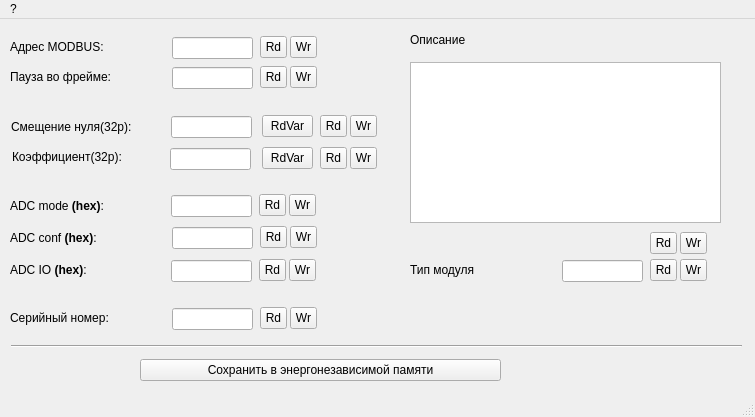
<?xml version="1.0" encoding="UTF-8"?>
<ui version="4.0">
 <class>fmVConf</class>
 <widget class="QMainWindow" name="fmVConf">
  <property name="geometry">
   <rect>
    <x>0</x>
    <y>0</y>
    <width>755</width>
    <height>417</height>
   </rect>
  </property>
  <property name="windowTitle">
   <string>Настройки милливольтметра </string>
  </property>
  <widget class="QWidget" name="centralwidget">
   <widget class="QLineEdit" name="leAddrMB">
    <property name="geometry">
     <rect>
      <x>172</x>
      <y>18</y>
      <width>81</width>
      <height>22</height>
     </rect>
    </property>
    <property name="font">
     <font>
      <pointsize>9</pointsize>
     </font>
    </property>
   </widget>
   <widget class="QLabel" name="label_16">
    <property name="geometry">
     <rect>
      <x>10</x>
      <y>20</y>
      <width>111</width>
      <height>16</height>
     </rect>
    </property>
    <property name="font">
     <font>
      <pointsize>9</pointsize>
     </font>
    </property>
    <property name="text">
     <string>Адрес MODBUS:</string>
    </property>
   </widget>
   <widget class="QToolButton" name="tbAddrMBWr">
    <property name="geometry">
     <rect>
      <x>290</x>
      <y>17</y>
      <width>27</width>
      <height>22</height>
     </rect>
    </property>
    <property name="text">
     <string>Wr</string>
    </property>
   </widget>
   <widget class="QToolButton" name="tbAddrMBRd">
    <property name="geometry">
     <rect>
      <x>260</x>
      <y>17</y>
      <width>27</width>
      <height>22</height>
     </rect>
    </property>
    <property name="text">
     <string>Rd</string>
    </property>
   </widget>
   <widget class="QToolButton" name="tbthrATRd">
    <property name="geometry">
     <rect>
      <x>260</x>
      <y>47</y>
      <width>27</width>
      <height>22</height>
     </rect>
    </property>
    <property name="text">
     <string>Rd</string>
    </property>
   </widget>
   <widget class="QToolButton" name="tbthrATWr">
    <property name="geometry">
     <rect>
      <x>290</x>
      <y>47</y>
      <width>27</width>
      <height>22</height>
     </rect>
    </property>
    <property name="text">
     <string>Wr</string>
    </property>
   </widget>
   <widget class="QLineEdit" name="lethrAT">
    <property name="geometry">
     <rect>
      <x>172</x>
      <y>48</y>
      <width>81</width>
      <height>22</height>
     </rect>
    </property>
    <property name="font">
     <font>
      <pointsize>9</pointsize>
     </font>
    </property>
   </widget>
   <widget class="QLabel" name="label_17">
    <property name="geometry">
     <rect>
      <x>10</x>
      <y>50</y>
      <width>131</width>
      <height>16</height>
     </rect>
    </property>
    <property name="font">
     <font>
      <pointsize>9</pointsize>
     </font>
    </property>
    <property name="text">
     <string>Пауза во фрейме:</string>
    </property>
   </widget>
   <widget class="QToolButton" name="tbConfRd">
    <property name="geometry">
     <rect>
      <x>260</x>
      <y>207</y>
      <width>27</width>
      <height>22</height>
     </rect>
    </property>
    <property name="text">
     <string>Rd</string>
    </property>
   </widget>
   <widget class="QToolButton" name="tbConfWr">
    <property name="geometry">
     <rect>
      <x>290</x>
      <y>207</y>
      <width>27</width>
      <height>22</height>
     </rect>
    </property>
    <property name="text">
     <string>Wr</string>
    </property>
   </widget>
   <widget class="QLineEdit" name="leConf">
    <property name="geometry">
     <rect>
      <x>172</x>
      <y>208</y>
      <width>81</width>
      <height>22</height>
     </rect>
    </property>
    <property name="font">
     <font>
      <pointsize>9</pointsize>
     </font>
    </property>
   </widget>
   <widget class="QLabel" name="label_18">
    <property name="geometry">
     <rect>
      <x>10</x>
      <y>211</y>
      <width>121</width>
      <height>16</height>
     </rect>
    </property>
    <property name="font">
     <font>
      <pointsize>9</pointsize>
     </font>
    </property>
    <property name="text">
     <string>ADC conf &lt;b&gt;(hex)&lt;/b&gt;:</string>
    </property>
   </widget>
   <widget class="QLabel" name="label_19">
    <property name="geometry">
     <rect>
      <x>10</x>
      <y>291</y>
      <width>121</width>
      <height>16</height>
     </rect>
    </property>
    <property name="font">
     <font>
      <pointsize>9</pointsize>
     </font>
    </property>
    <property name="text">
     <string>Серийный номер:</string>
    </property>
   </widget>
   <widget class="QLineEdit" name="leSerNum">
    <property name="geometry">
     <rect>
      <x>172</x>
      <y>289</y>
      <width>81</width>
      <height>22</height>
     </rect>
    </property>
    <property name="font">
     <font>
      <pointsize>9</pointsize>
     </font>
    </property>
   </widget>
   <widget class="QToolButton" name="tbSerNumWr">
    <property name="geometry">
     <rect>
      <x>290</x>
      <y>288</y>
      <width>27</width>
      <height>22</height>
     </rect>
    </property>
    <property name="text">
     <string>Wr</string>
    </property>
   </widget>
   <widget class="QToolButton" name="tbSerNumRd">
    <property name="geometry">
     <rect>
      <x>260</x>
      <y>288</y>
      <width>27</width>
      <height>22</height>
     </rect>
    </property>
    <property name="text">
     <string>Rd</string>
    </property>
   </widget>
   <widget class="QLineEdit" name="leZeroA">
    <property name="geometry">
     <rect>
      <x>171</x>
      <y>97</y>
      <width>81</width>
      <height>22</height>
     </rect>
    </property>
    <property name="font">
     <font>
      <pointsize>9</pointsize>
     </font>
    </property>
   </widget>
   <widget class="QLabel" name="label_2">
    <property name="geometry">
     <rect>
      <x>11</x>
      <y>100</y>
      <width>151</width>
      <height>16</height>
     </rect>
    </property>
    <property name="font">
     <font>
      <pointsize>9</pointsize>
     </font>
    </property>
    <property name="text">
     <string>Смещение нуля(32р):</string>
    </property>
   </widget>
   <widget class="QLineEdit" name="lemK">
    <property name="geometry">
     <rect>
      <x>170</x>
      <y>129</y>
      <width>81</width>
      <height>22</height>
     </rect>
    </property>
    <property name="font">
     <font>
      <pointsize>9</pointsize>
     </font>
    </property>
   </widget>
   <widget class="QLabel" name="label_12">
    <property name="geometry">
     <rect>
      <x>12</x>
      <y>130</y>
      <width>141</width>
      <height>16</height>
     </rect>
    </property>
    <property name="font">
     <font>
      <pointsize>9</pointsize>
     </font>
    </property>
    <property name="lineWidth">
     <number>-5</number>
    </property>
    <property name="text">
     <string>Коэффициент(32р):</string>
    </property>
   </widget>
   <widget class="QToolButton" name="tbZeroARd">
    <property name="geometry">
     <rect>
      <x>320</x>
      <y>96</y>
      <width>27</width>
      <height>22</height>
     </rect>
    </property>
    <property name="text">
     <string>Rd</string>
    </property>
   </widget>
   <widget class="QToolButton" name="tbZeroAWr">
    <property name="geometry">
     <rect>
      <x>350</x>
      <y>96</y>
      <width>27</width>
      <height>22</height>
     </rect>
    </property>
    <property name="text">
     <string>Wr</string>
    </property>
   </widget>
   <widget class="QToolButton" name="tbZeroARdVar">
    <property name="geometry">
     <rect>
      <x>262</x>
      <y>96</y>
      <width>51</width>
      <height>22</height>
     </rect>
    </property>
    <property name="text">
     <string>RdVar</string>
    </property>
   </widget>
   <widget class="QToolButton" name="tbmKRdVar">
    <property name="geometry">
     <rect>
      <x>262</x>
      <y>128</y>
      <width>51</width>
      <height>22</height>
     </rect>
    </property>
    <property name="text">
     <string>RdVar</string>
    </property>
   </widget>
   <widget class="QToolButton" name="tbmKRd">
    <property name="geometry">
     <rect>
      <x>320</x>
      <y>128</y>
      <width>27</width>
      <height>22</height>
     </rect>
    </property>
    <property name="text">
     <string>Rd</string>
    </property>
   </widget>
   <widget class="QToolButton" name="tbmKWr">
    <property name="geometry">
     <rect>
      <x>350</x>
      <y>128</y>
      <width>27</width>
      <height>22</height>
     </rect>
    </property>
    <property name="text">
     <string>Wr</string>
    </property>
   </widget>
   <widget class="QToolButton" name="tbModeRd">
    <property name="geometry">
     <rect>
      <x>259</x>
      <y>175</y>
      <width>27</width>
      <height>22</height>
     </rect>
    </property>
    <property name="text">
     <string>Rd</string>
    </property>
   </widget>
   <widget class="QToolButton" name="tbModeWr">
    <property name="geometry">
     <rect>
      <x>289</x>
      <y>175</y>
      <width>27</width>
      <height>22</height>
     </rect>
    </property>
    <property name="text">
     <string>Wr</string>
    </property>
   </widget>
   <widget class="QLineEdit" name="leMode">
    <property name="geometry">
     <rect>
      <x>171</x>
      <y>176</y>
      <width>81</width>
      <height>22</height>
     </rect>
    </property>
    <property name="font">
     <font>
      <pointsize>9</pointsize>
     </font>
    </property>
   </widget>
   <widget class="QLabel" name="label_20">
    <property name="geometry">
     <rect>
      <x>10</x>
      <y>179</y>
      <width>131</width>
      <height>16</height>
     </rect>
    </property>
    <property name="font">
     <font>
      <pointsize>9</pointsize>
     </font>
    </property>
    <property name="text">
     <string>ADC mode &lt;b&gt;(hex)&lt;/b&gt;:</string>
    </property>
   </widget>
   <widget class="QLabel" name="label_21">
    <property name="geometry">
     <rect>
      <x>10</x>
      <y>243</y>
      <width>111</width>
      <height>16</height>
     </rect>
    </property>
    <property name="font">
     <font>
      <pointsize>9</pointsize>
     </font>
    </property>
    <property name="text">
     <string>ADC IO &lt;b&gt;(hex)&lt;/b&gt;:</string>
    </property>
   </widget>
   <widget class="QLineEdit" name="leIO">
    <property name="geometry">
     <rect>
      <x>171</x>
      <y>241</y>
      <width>81</width>
      <height>22</height>
     </rect>
    </property>
    <property name="font">
     <font>
      <pointsize>9</pointsize>
     </font>
    </property>
   </widget>
   <widget class="QToolButton" name="tbIOWr">
    <property name="geometry">
     <rect>
      <x>289</x>
      <y>240</y>
      <width>27</width>
      <height>22</height>
     </rect>
    </property>
    <property name="text">
     <string>Wr</string>
    </property>
   </widget>
   <widget class="QToolButton" name="tbIORd">
    <property name="geometry">
     <rect>
      <x>259</x>
      <y>240</y>
      <width>27</width>
      <height>22</height>
     </rect>
    </property>
    <property name="text">
     <string>Rd</string>
    </property>
   </widget>
   <widget class="QToolButton" name="tbSave">
    <property name="geometry">
     <rect>
      <x>140</x>
      <y>340</y>
      <width>361</width>
      <height>22</height>
     </rect>
    </property>
    <property name="text">
     <string>Сохранить в энергонезависимой памяти</string>
    </property>
   </widget>
   <widget class="Line" name="line_3">
    <property name="geometry">
     <rect>
      <x>11</x>
      <y>319</y>
      <width>731</width>
      <height>16</height>
     </rect>
    </property>
    <property name="orientation">
     <enum>Qt::Horizontal</enum>
    </property>
   </widget>
   <widget class="QLabel" name="label_33">
    <property name="geometry">
     <rect>
      <x>410</x>
      <y>13</y>
      <width>111</width>
      <height>16</height>
     </rect>
    </property>
    <property name="font">
     <font>
      <pointsize>9</pointsize>
     </font>
    </property>
    <property name="text">
     <string>Описание</string>
    </property>
   </widget>
   <widget class="QLabel" name="label_34">
    <property name="geometry">
     <rect>
      <x>410</x>
      <y>243</y>
      <width>121</width>
      <height>16</height>
     </rect>
    </property>
    <property name="font">
     <font>
      <pointsize>9</pointsize>
     </font>
    </property>
    <property name="text">
     <string>Тип модуля</string>
    </property>
   </widget>
   <widget class="QToolButton" name="tbTypeIDRd">
    <property name="geometry">
     <rect>
      <x>650</x>
      <y>240</y>
      <width>27</width>
      <height>22</height>
     </rect>
    </property>
    <property name="text">
     <string>Rd</string>
    </property>
   </widget>
   <widget class="QTextEdit" name="teDescribe">
    <property name="geometry">
     <rect>
      <x>410</x>
      <y>43</y>
      <width>311</width>
      <height>161</height>
     </rect>
    </property>
   </widget>
   <widget class="QToolButton" name="tbDescribeRd">
    <property name="geometry">
     <rect>
      <x>650</x>
      <y>213</y>
      <width>27</width>
      <height>22</height>
     </rect>
    </property>
    <property name="text">
     <string>Rd</string>
    </property>
   </widget>
   <widget class="QToolButton" name="tbDescribeWr">
    <property name="geometry">
     <rect>
      <x>680</x>
      <y>213</y>
      <width>27</width>
      <height>22</height>
     </rect>
    </property>
    <property name="text">
     <string>Wr</string>
    </property>
   </widget>
   <widget class="QLineEdit" name="leTypeID">
    <property name="geometry">
     <rect>
      <x>562</x>
      <y>241</y>
      <width>81</width>
      <height>22</height>
     </rect>
    </property>
    <property name="font">
     <font>
      <pointsize>9</pointsize>
     </font>
    </property>
   </widget>
   <widget class="QToolButton" name="tbTypeIDWr">
    <property name="geometry">
     <rect>
      <x>680</x>
      <y>240</y>
      <width>27</width>
      <height>22</height>
     </rect>
    </property>
    <property name="text">
     <string>Wr</string>
    </property>
   </widget>
  </widget>
  <widget class="QMenuBar" name="menubar">
   <property name="geometry">
    <rect>
     <x>0</x>
     <y>0</y>
     <width>755</width>
     <height>21</height>
    </rect>
   </property>
   <widget class="QMenu" name="menu">
    <property name="title">
     <string>?</string>
    </property>
   </widget>
   <addaction name="menu"/>
  </widget>
  <widget class="QStatusBar" name="statusbar"/>
 </widget>
 <resources/>
 <connections/>
</ui>
